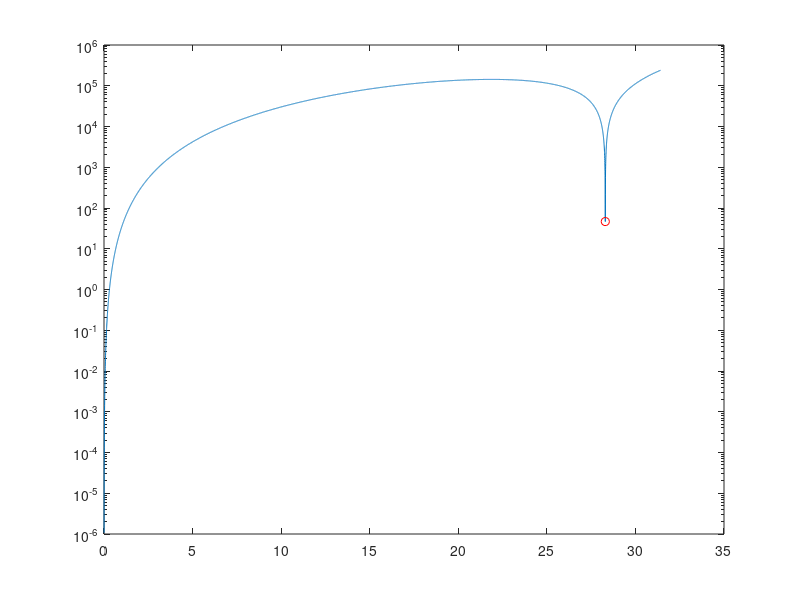

This chart was generated by the following MATLAB code:
%countilever beam parameters
clear all
close all
clc
L=1200e-3;  % m
h=8e-3;
b=40e-3;
rho=2700; %kg/m^3
E=68e9; %Pa
m=rho*h*b; % kg/mm
J=h^3*b/12; % mm^4;
f_vect=linspace(0,5,10000);
om_vect=2*pi.*f_vect;
g=@(om)(m*om.^2/E/J).^(1/4);

%build the H matrix
H=@(g)[1 0 1 0;
    0 g 0 g;
    -E*J.*g.^2.*cos(g*L) -E*J.*g.^2.*sin(g*L) E*J.*g.^2.*cosh(g*L) E*J.*g.^2.*sinh(g*L);
    E*J.*g.^3.*sin(g*L) -E*J*g.^3.*cos(g*L) E*J*g.^3.*sinh(g*L) E*J*g.^3.*cosh(g*L) ];
dets=[];
for i = 1:length(om_vect)
    dets(i)=det(H(g(om_vect(i))));
end
semilogy(om_vect,abs(dets))
hold on
i_nat=[];
for i=2:length(dets)-1
    if abs(dets(i)) < abs(dets(i-1)) && abs(dets(i)) < abs(dets(i+1))
        i_nat(end+1)=i;
        
    end
end
semilogy(om_vect(i_nat),abs(dets(i_nat)),'or')
%natural frequencies
%computing mode shapes
figure
xx=linspace(0,1200,1000);
for i =1:length(i_nat)
    mode(i).i_nat=i_nat(i);
    mode(i).OM=om_vect(i_nat(i));
    mode(i).G=g(mode(i).OM);
    mode(i).HH=H(mode(i).G);
    mode(i).f=mode(i).OM/2/pi;
    mode(i).X=[1;-inv(mode(i).HH(2:end,2:end))*mode(i).HH(2:end,1)];
    mode(i).phi=@(x)mode(i).X(1)*cos(mode(i).G.*x) + mode(i).X(2)*sin(mode(i).G.*x)+ mode(i).X(3)*cosh(mode(i).G.*x) + mode(i).X(4)*sinh(mode(i).G.*x);
    plot(xx,mode(i).phi(xx))
    hold on

end
grid on
